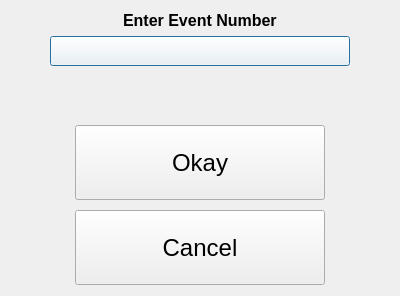
<?xml version="1.0" encoding="UTF-8"?>
<ui version="4.0">
 <class>Dialog</class>
 <widget class="QDialog" name="Dialog">
  <property name="geometry">
   <rect>
    <x>0</x>
    <y>0</y>
    <width>400</width>
    <height>296</height>
   </rect>
  </property>
  <property name="windowTitle">
   <string>Enter Event Number</string>
  </property>
  <layout class="QVBoxLayout" name="verticalLayout_2">
   <item>
    <layout class="QVBoxLayout" name="verticalLayout">
     <item alignment="Qt::AlignHCenter">
      <widget class="QLabel" name="label">
       <property name="font">
        <font>
         <pointsize>12</pointsize>
         <bold>true</bold>
        </font>
       </property>
       <property name="text">
        <string>Enter Event Number</string>
       </property>
      </widget>
     </item>
     <item alignment="Qt::AlignHCenter">
      <widget class="QPushButton" name="pb_num">
       <property name="minimumSize">
        <size>
         <width>300</width>
         <height>30</height>
        </size>
       </property>
       <property name="maximumSize">
        <size>
         <width>300</width>
         <height>30</height>
        </size>
       </property>
       <property name="font">
        <font>
         <pointsize>12</pointsize>
         <italic>false</italic>
         <bold>false</bold>
        </font>
       </property>
       <property name="styleSheet">
        <string notr="true">background-color: rgb(255, 255, 255);
font: 12pt &quot;MS Shell Dlg 2&quot;;</string>
       </property>
       <property name="text">
        <string/>
       </property>
      </widget>
     </item>
     <item>
      <spacer name="verticalSpacer">
       <property name="orientation">
        <enum>Qt::Vertical</enum>
       </property>
       <property name="sizeHint" stdset="0">
        <size>
         <width>20</width>
         <height>60</height>
        </size>
       </property>
      </spacer>
     </item>
     <item alignment="Qt::AlignHCenter">
      <widget class="QPushButton" name="pb_ok">
       <property name="minimumSize">
        <size>
         <width>250</width>
         <height>75</height>
        </size>
       </property>
       <property name="maximumSize">
        <size>
         <width>250</width>
         <height>75</height>
        </size>
       </property>
       <property name="font">
        <font>
         <pointsize>18</pointsize>
        </font>
       </property>
       <property name="text">
        <string>Okay</string>
       </property>
      </widget>
     </item>
     <item>
      <spacer name="verticalSpacer_2">
       <property name="orientation">
        <enum>Qt::Vertical</enum>
       </property>
       <property name="sizeHint" stdset="0">
        <size>
         <width>20</width>
         <height>10</height>
        </size>
       </property>
      </spacer>
     </item>
     <item alignment="Qt::AlignHCenter">
      <widget class="QPushButton" name="pb_cancel">
       <property name="minimumSize">
        <size>
         <width>250</width>
         <height>75</height>
        </size>
       </property>
       <property name="maximumSize">
        <size>
         <width>250</width>
         <height>75</height>
        </size>
       </property>
       <property name="font">
        <font>
         <pointsize>18</pointsize>
        </font>
       </property>
       <property name="text">
        <string>Cancel</string>
       </property>
      </widget>
     </item>
    </layout>
   </item>
  </layout>
 </widget>
 <resources/>
 <connections/>
</ui>
